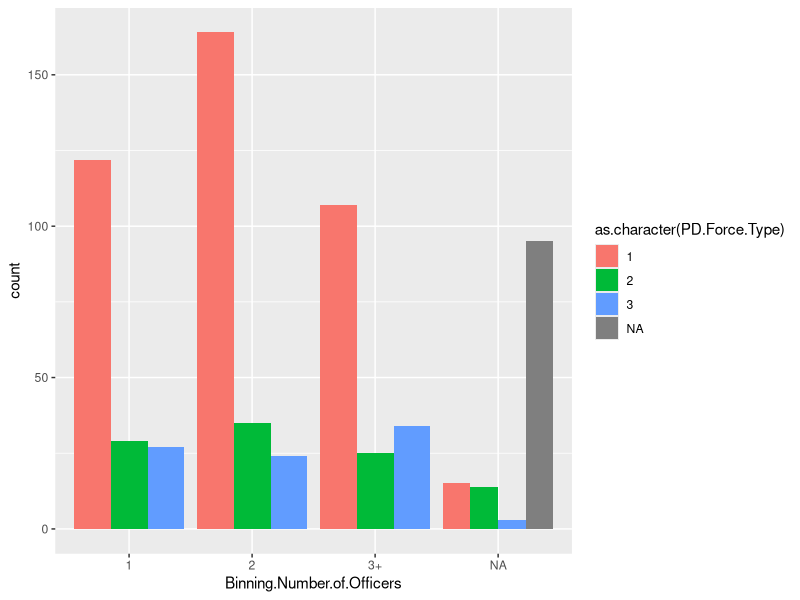
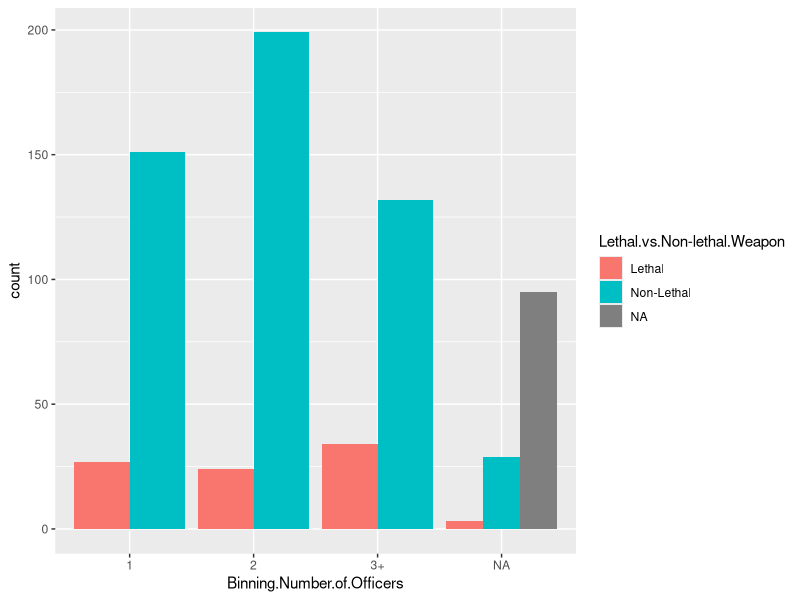
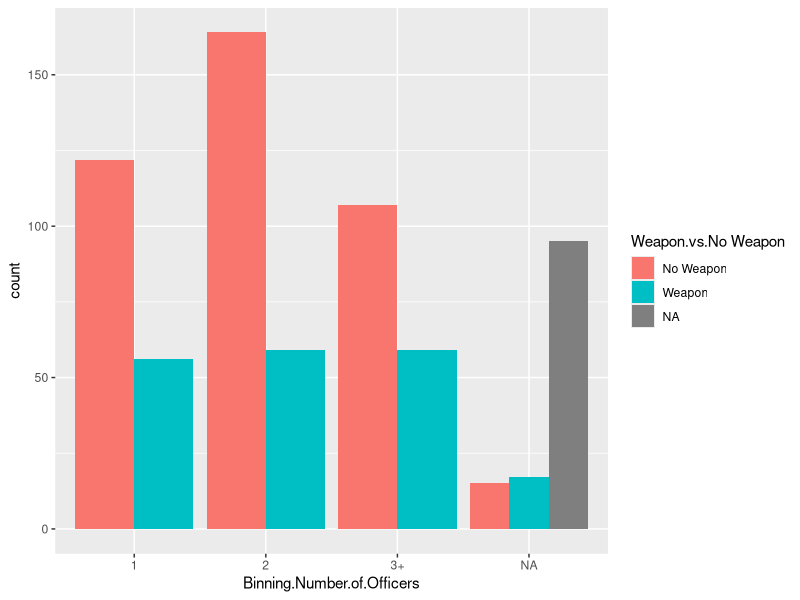

Write R code to recreate these figures, in order.
#loading libraries
library(here)
library(epitools)
library(tidyverse)


#loading datasets
UOF<-read.csv(file=here('clean data/Northampton/Northampton UOF.csv'), stringsAsFactors = FALSE)


OR_Prep = function(dataset,column){
  #making a column binning level of force as lethal vs non lethal
  dataset['Lethal.vs.Non-lethal.Weapon'] <- column
  dataset$`Lethal.vs.Non-lethal.Weapon`<- gsub('1|2', 'Non-Lethal', dataset$`Lethal.vs.Non-lethal.Weapon`)
  dataset$`Lethal.vs.Non-lethal.Weapon`<- gsub('3', 'Lethal', dataset$`Lethal.vs.Non-lethal.Weapon`)
  
  #making a column binning level of force as Weapon vs No Weapon
  dataset['Weapon.vs.No Weapon'] <- column
  dataset$`Weapon.vs.No Weapon`<- gsub('2|3', 'Weapon', dataset$`Weapon.vs.No Weapon`)
  dataset$`Weapon.vs.No Weapon`<- gsub('1', 'No Weapon', dataset$`Weapon.vs.No Weapon`)
  return(dataset)
}

UOF <- OR_Prep(UOF,UOF$PD.Force.Type)


#2nd function (referring to which variable you want to be the rows and columns of the odds ratio)
OR_Function = function(row,column1,column2){
  
  #making a table of Lethal vs non lethal used with each race
  OR_Table<-table(row, column1)
  OR_Table <- OR_Table[c(3,1:2),]
  print(OR_Table)
  
  ###Odds Ratio
  OR<-oddsratio(OR_Table)
  #printing the outcome so its easier to read
  print(OR$measure)
  print(OR$p.value)
  
  #making a table of Weapon vs No Weapon used with each race
  OR_Table2<-table(row, column2)
  OR_Table2 <- OR_Table2[c(3,1:2),]
  OR_Table2<- OR_Table2[,c(2,1)]
  print(OR_Table2)
  
  ###Odds Ratio
  OR2<-oddsratio(OR_Table2)
  #printing the outcome so its easier to read
  print(OR2$measure)
  print(OR2$p.value) 
  
  
}

OR_Function(UOF$Binning.Number.of.Officers,UOF$`Lethal.vs.Non-lethal.Weapon`,UOF$`Weapon.vs.No Weapon`)

ggplot(UOF,
       aes(x = Binning.Number.of.Officers,
           fill = as.character(PD.Force.Type)))+
  geom_bar(position = "dodge")


ggplot(UOF,
       aes(x = Binning.Number.of.Officers,
           fill = `Lethal.vs.Non-lethal.Weapon`))+
  geom_bar(position = "dodge")

ggplot(UOF,
       aes(x = Binning.Number.of.Officers,
           fill = `Weapon.vs.No Weapon`))+
  geom_bar(position = "dodge")
